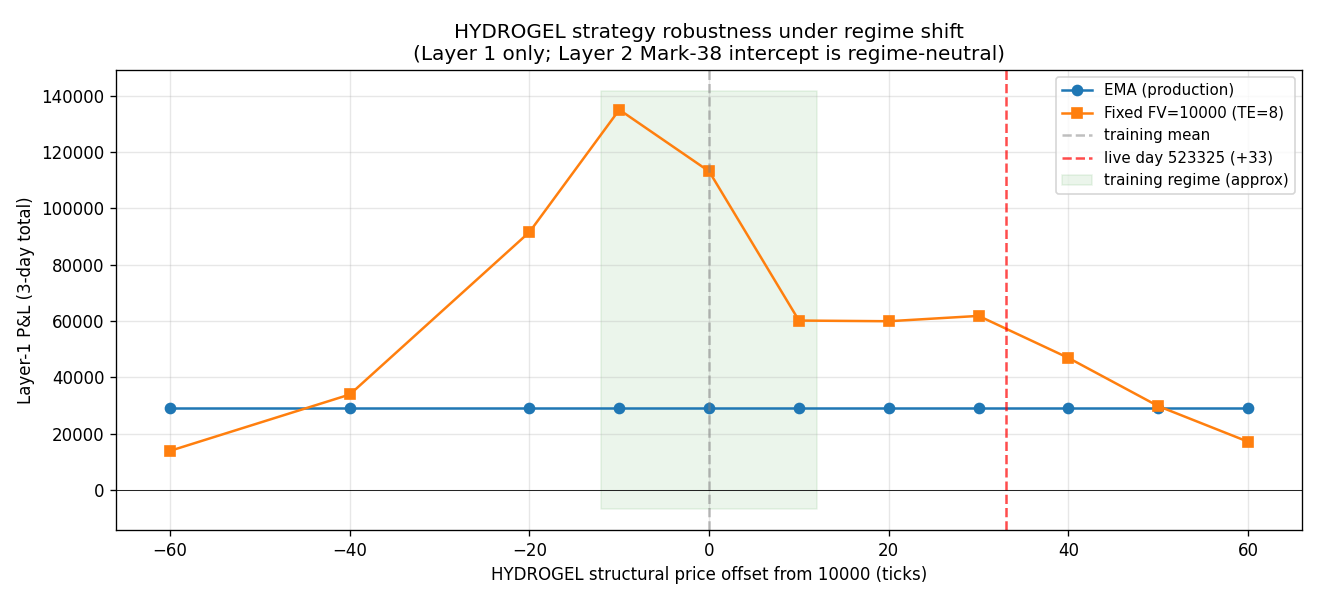

Reproduce this figure in Python.
"""
HYDROGEL Stress Test
====================
Simulates "live-day-like" regimes by shifting HYDROGEL_PACK prices by a constant
offset, then running the strategy logic directly in Python.

This exposes the strategy to regimes not seen in the 3 training days — specifically
the upward drift scenario that killed the fixed-FV approach on submission 523325
(live day mean = +33 ticks above 10000, never seen in training).

Two strategies compared:
  EMA  — current production strategy (tracks local fair value via EMA)
  FV   — fixed FV=10000 alternative (overfit to training days)

Usage:
    .venv/bin/python3 notebooks/hydrogel_stress_test.py

Output:
    Table + plot of HYDROGEL P&L vs shift offset for both strategies.
"""

import os
import numpy as np
import pandas as pd
import matplotlib
matplotlib.use("Agg")
import matplotlib.pyplot as plt

ROOT = os.path.dirname(os.path.dirname(os.path.abspath(__file__)))
DATA_DIR = os.path.join(ROOT, "data", "round4")

# Regime shifts to test (ticks added to HYDROGEL mid/bid/ask)
# Training days sat near 0; live submission 523325 was ~+33
SHIFTS = [-60, -40, -20, -10, 0, +10, +20, +30, +40, +50, +60]
TEST_DAYS = [1, 2, 3]


# --------------------------------------------------------------------------- #
# Strategy simulators (replicate Layer 1 logic from HydrogelStrategy)
# --------------------------------------------------------------------------- #

def _simulate(prices_shifted: pd.DataFrame, strategy: str) -> float:
    """
    Simulate Layer 1 P&L on a single day's shifted price data.

    strategy: "ema"  → entry when mid deviates > TAKE_EDGE from EMA
              "fv"   → entry when mid deviates > TAKE_EDGE from fixed FV=10000
    """
    # Strategy parameters (match src/trader.py HydrogelStrategy)
    EMA_ALPHA = 0.015
    TAKE_EDGE = 18.0   # EMA mode
    FV_EDGE = 8.0      # fixed-FV mode uses tighter threshold (optimal from sweep)
    FV = 10_000.0
    ER_CAP = 150
    MAX_TAKE = 20

    pos = 0
    pnl = 0.0
    ema = None

    for _, row in prices_shifted.iterrows():
        bid = row["bid_price_1"]
        ask = row["ask_price_1"]
        mid = (bid + ask) / 2.0

        if strategy == "ema":
            ema = mid if ema is None else (1.0 - EMA_ALPHA) * ema + EMA_ALPHA * mid
            ref = ema
            edge = TAKE_EDGE
        else:  # fv
            ref = FV
            edge = FV_EDGE

        bought = sold = 0

        # Buy when ask is cheap
        if ask < ref - edge and pos + bought < ER_CAP:
            cap = min(ER_CAP - pos - bought, MAX_TAKE)
            vol = int(row.get("ask_volume_1", 10) or 10)
            qty = min(cap, vol)
            if qty > 0:
                pnl -= ask * qty
                bought += qty

        # Sell when bid is rich
        if bid > ref + edge and pos + bought - sold > -ER_CAP:
            cap = min(ER_CAP + pos + bought - sold, MAX_TAKE)
            vol = int(row.get("bid_volume_1", 10) or 10)
            qty = min(cap, vol)
            if qty > 0:
                pnl += bid * qty
                sold += qty

        pos += bought - sold

    # Mark-to-market at end of day
    last_mid = prices_shifted["mid_price"].iloc[-1]
    pnl += pos * last_mid
    return pnl


def simulate_day(day: int, shift: float, strategy: str) -> float:
    prices = pd.read_csv(
        os.path.join(DATA_DIR, f"prices_round_4_day_{day}.csv"), sep=";"
    )
    hg = prices[prices["product"] == "HYDROGEL_PACK"].copy().reset_index(drop=True)

    # Apply shift: all bid/ask/mid columns
    price_cols = [c for c in hg.columns if "bid_price" in c or "ask_price" in c or c == "mid_price"]
    for col in price_cols:
        hg[col] = hg[col] + shift

    return _simulate(hg, strategy)


# --------------------------------------------------------------------------- #
# Main
# --------------------------------------------------------------------------- #

def main():
    results = []

    print(f"{'Shift':>6}  {'EMA_D1':>8} {'EMA_D2':>8} {'EMA_D3':>8} {'EMA_TOT':>9}  "
          f"{'FV_D1':>8} {'FV_D2':>8} {'FV_D3':>8} {'FV_TOT':>9}")
    print("-" * 84)

    for shift in SHIFTS:
        row = {"shift": shift}
        for strat in ["ema", "fv"]:
            day_pnls = [simulate_day(d, shift, strat) for d in TEST_DAYS]
            for d, p in zip(TEST_DAYS, day_pnls):
                row[f"{strat}_d{d}"] = p
            row[f"{strat}_total"] = sum(day_pnls)

        print(
            f"{shift:>+6}  "
            f"{row['ema_d1']:>8,.0f} {row['ema_d2']:>8,.0f} {row['ema_d3']:>8,.0f} {row['ema_total']:>9,.0f}  "
            f"{row['fv_d1']:>8,.0f} {row['fv_d2']:>8,.0f} {row['fv_d3']:>8,.0f} {row['fv_total']:>9,.0f}"
        )
        results.append(row)

    df = pd.DataFrame(results)

    # Plot P&L vs shift for both strategies
    fig, ax = plt.subplots(figsize=(11, 5))
    ax.plot(df["shift"], df["ema_total"], marker="o", label="EMA (production)")
    ax.plot(df["shift"], df["fv_total"],  marker="s", label="Fixed FV=10000 (TE=8)")
    ax.axvline(0,  color="gray", linestyle="--", alpha=0.5, label="training mean")
    ax.axvline(33, color="red",  linestyle="--", alpha=0.7, label="live day 523325 (+33)")
    ax.axhline(0,  color="black", linewidth=0.5)
    ax.fill_betweenx(
        [ax.get_ylim()[0] if ax.get_ylim()[0] < -5000 else -5000,
         ax.get_ylim()[1] if ax.get_ylim()[1] > 40000 else 40000],
        -12, 12, alpha=0.08, color="green", label="training regime (approx)"
    )
    ax.set_xlabel("HYDROGEL structural price offset from 10000 (ticks)")
    ax.set_ylabel("Layer-1 P&L (3-day total)")
    ax.set_title("HYDROGEL strategy robustness under regime shift\n"
                 "(Layer 1 only; Layer 2 Mark-38 intercept is regime-neutral)")
    ax.legend(fontsize=9)
    ax.grid(alpha=0.3)

    plt.tight_layout()
    out = os.path.join(ROOT, "notebooks", "hydrogel_stress_test.png")
    plt.savefig(out, dpi=120)
    print(f"\nPlot saved to {out}")


if __name__ == "__main__":
    main()
